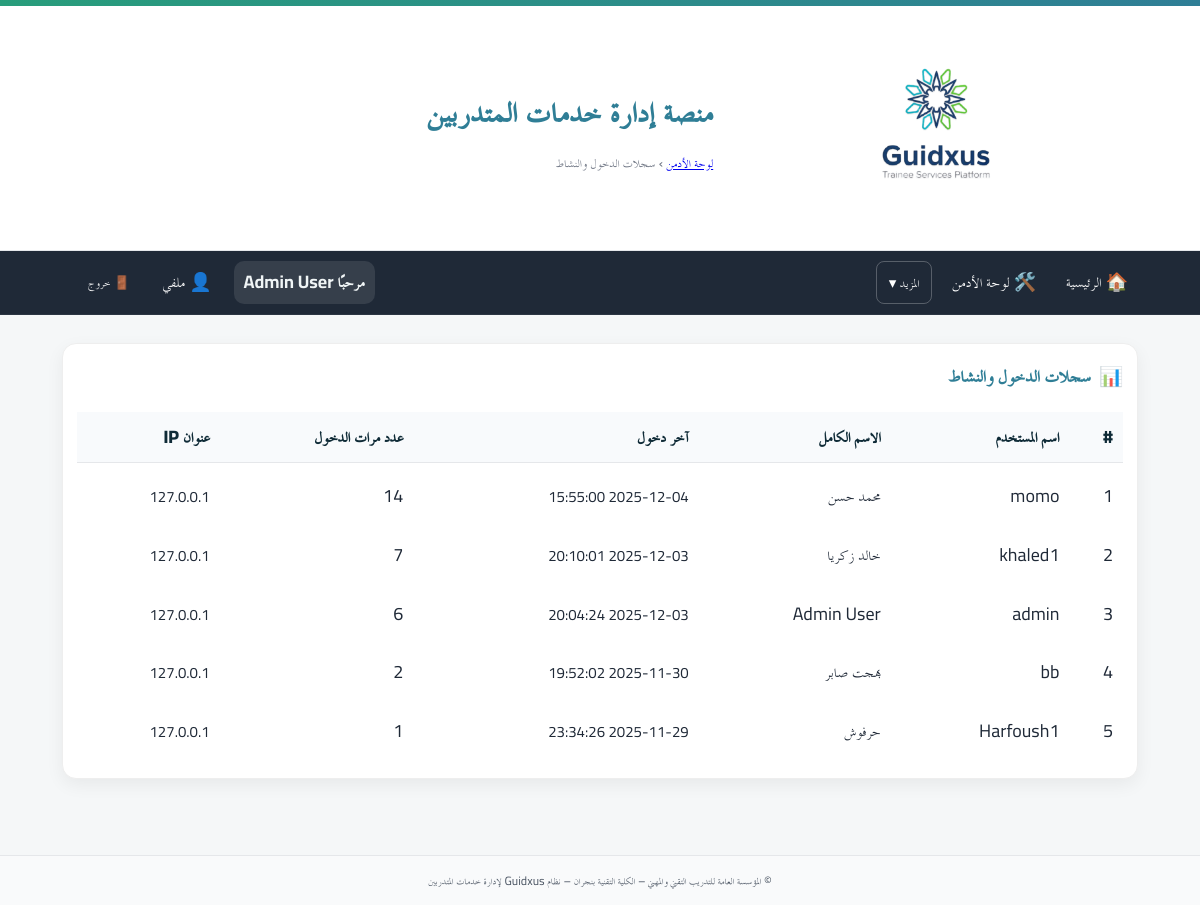
The page /admin/audit (signed in) on the database its author committed.
### app/models.py (models this page shows)
class User(Base):
    __tablename__ = "users"
    id = Column(Integer, primary_key=True, autoincrement=True)
    full_name = Column(String(255), nullable=False)
    username = Column(String(100), unique=True, nullable=False, index=True)
    password_hash = Column(String(255), nullable=False)
    is_admin = Column(Boolean, default=False, nullable=False)   # سوبر أدمن (صلاحيات كاملة)
    is_college_admin = Column(Boolean, default=False, nullable=False)  # أدمن كلية (صلاحيات في نطاق كلية واحدة)
    college_admin_college = Column(String(255), nullable=True)  # الكلية التي يديرها أدمن الكلية
    is_hod = Column(Boolean, default=False, nullable=False)      # رئيس قسم؟
    is_doc = Column(Boolean, default=False, nullable=False)      # 👈 طبيب الكلية (جديد)
    hod_college = Column(String(255), nullable=True)             # كلية رئيس القسم (إن وُجد)
    is_active = Column(Boolean, default=True, nullable=False)
    must_change_password = Column(Boolean, default=True, nullable=False)  # يجب تغيير كلمة المرور عند أول دخول
    created_at = Column(DateTime, server_default=func.now(), nullable=False)
    updated_at = Column(DateTime, onupdate=func.now())
    headed_departments = relationship(
        "Department",
        back_populates="head_user",
        foreign_keys="Department.head_user_id",
        lazy="selectin",
    )

class LoginLog(Base):
    __tablename__ = "login_logs"
    id = Column(Integer, primary_key=True, autoincrement=True)
    user_id = Column(Integer, ForeignKey("users.id", ondelete="CASCADE"), nullable=False)
    username = Column(String(100), nullable=False)
    login_at = Column(DateTime, server_default=func.now(), nullable=False)
    ip_address = Column(String(50), nullable=True)
    user = relationship("User", backref="login_logs")
    __table_args__ = (
        Index("idx_login_logs_user_id", "user_id"),
        Index("idx_login_logs_login_at", "login_at"),
    )

### app/routers/admin.py (the view)
@router.get("/audit", dependencies=[Depends(require_admin)])
def admin_audit(request: Request, db: Session = Depends(get_db)):
    from sqlalchemy import func, desc
    from datetime import datetime
    users = db.query(User).all()
    users_stats = []
    for user in users:
        last_login = db.query(LoginLog).filter(LoginLog.user_id == user.id).order_by(desc(LoginLog.login_at)).first()
        login_count = db.query(LoginLog).filter(LoginLog.user_id == user.id).count()
        users_stats.append({
            "id": user.id,
            "username": user.username,
            "full_name": user.full_name,
            "last_login": last_login.login_at if last_login else None,
            "last_ip": last_login.ip_address if last_login else None,
            "login_count": login_count,
        })
    users_stats.sort(key=lambda x: x["last_login"] or datetime.min, reverse=True)
    return templates.TemplateResponse(
        "admin/login_activity.html",
        {"request": request, "users_stats": users_stats}
    )

### app/templates/admin/login_activity.html
{% extends "base.html" %}
{% block breadcrumb %}
  <a href="/admin/">لوحة الأدمن</a> › <span>سجلات الدخول والنشاط</span>
{% endblock %}
{% block content %}
<section class="card card-prestige">
  <div class="card-head">
    <div class="card-icon">📊</div>
    <h3>سجلات الدخول والنشاط</h3>
  </div>
  <div class="table-wrap">
    <table class="tbl">
      <thead>
        <tr>
          <th>#</th>
          <th>اسم المستخدم</th>
          <th>الاسم الكامل</th>
          <th>آخر دخول</th>
          <th>عدد مرات الدخول</th>
          <th>عنوان IP</th>
        </tr>
      </thead>
      <tbody>
        {% if users_stats %}
          {% for stat in users_stats %}
          <tr>
            <td>{{ loop.index }}</td>
            <td>{{ stat.username }}</td>
            <td>{{ stat.full_name }}</td>
            <td>
              {% if stat.last_login %}
                <small>{{ stat.last_login.strftime('%Y-%m-%d %H:%M:%S') }}</small>
              {% else %}
                <span class="muted">لم يتم تسجيل دخول</span>
              {% endif %}
            </td>
            <td>{{ stat.login_count }}</td>
            <td>
              {% if stat.last_ip %}
                <small>{{ stat.last_ip }}</small>
              {% else %}
                <span class="muted">-</span>
              {% endif %}
            </td>
          </tr>
          {% endfor %}
        {% else %}
          <tr><td colspan="6" class="muted">لا يوجد بيانات.</td></tr>
        {% endif %}
      </tbody>
    </table>
  </div>
</section>
{% endblock %}

### app/templates/base.html (shortened to what this page needs)
<!doctype html>
<html lang="ar" dir="rtl">
<head>
  <link rel="stylesheet" href="/static/css/app.css">
  <link rel="stylesheet" href="/static/css/custom.css">
</head>
<body>
  <header class="site-header">
    <div class="topband"></div>
    <div class="container header-inner">
      {% if ui_logo_url %}
        <img src="{{ ui_logo_url }}" alt="{{ app_name or 'Logo' }}" class="logo">
      {% else %}
        <img src="/static/images/logo.jpg" alt="{{ app_name or 'Logo' }}" class="logo">
      {% endif %}
      <div class="titles">
        <h1 class="site-title">{{ app_name or "منصة إدارة خدمات المتدربين" }}</h1>
        <div class="breadcrumb">{% block breadcrumb %}{% endblock %}</div>
      </div>
    </div>
  </header>
  <nav class="main-nav">
    <div class="nav-inner">
      <a href="/">🏠 الرئيسية</a>
      {% set cu = request.session.get('user') %}
      {% set display_name = (cu.get('full_name') if cu and cu.get('full_name') else (cu.get('username') if cu and cu.get('username') else 'مستخدم')) %}
      {% if cu %}
        {% if cu.get('is_admin') %}
          <a href="/admin/">🛠️ لوحة الأدمن</a>
          <div class="nav-more">
            <button type="button">المزيد ▾</button>
          </div>
        {% endif %}
        <div class="navbar-right">
          <span class="greeting">مرحبًا {{ display_name }}</span>
          <a href="/profile/" class="btn-link" title="ملفي الشخصي">👤 ملفي</a>
          <form method="post" action="/auth/logout" style="margin:0;">
            <button class="btn-link btn-logout" title="تسجيل الخروج">🚪 خروج</button>
          </form>
        </div>
      {% else %}
        <div class="nav-spacer"></div>
        <a href="/auth/login">🔐 تسجيل الدخول</a>
      {% endif %}
    </div>
  </nav>
  <main class="container">
    {% block content %}{% endblock %}
  </main>
  <footer class="site-footer">
    <div class="container">
      <small>
        {{ ui_footer or "© المؤسسة العامة للتدريب التقني والمهني – الكلية التقنية بنجران – نظام Guidxus لإدارة خدمات المتدربين" }}
      </small>
    </div>
  </footer>
</body>
</html>

### app/static/css/app.css (style rules this page uses)
:root { --tvtc-green-1:#7EC6A4; --tvtc-green-2:#289D7B; --tvtc-blue-1:#6BB6C8; --tvtc-blue-2:#2F7E96; --tvtc-gray-1:#F5F7F8; --tvtc-gray-2:#E5E7EA; --tvtc-gray-3:#6B7280; --tvtc-black:#1F2937; --tvtc-ivory:#FAFAF7; }
* { box-sizing:border-box; font-family:"Cairo","TraditionalArabicCustom","MajallaCustom","Noto Kufi Arabic","Segoe UI",Arial,sans-serif; }
body { margin:0; background:linear-gradient(180deg,var(--tvtc-ivory),#fff 220px,var(--tvtc-gray-1) 221px); color:var(--tvtc-black); font-size:18px; line-height:1.7; }
.container { max-width:1100px; margin-inline:auto; padding:16px; }
.site-header { background:#fff; border-bottom:1px solid var(--tvtc-gray-2); }
.header-inner { display:flex; align-items:center; gap:16px; padding-block:12px; }
.logo { height:56px; width:auto; filter: drop-shadow(0 1px 0 rgba(0,0,0,.05)); }
.site-title { margin:0; color:var(--tvtc-blue-2); font-weight:700; letter-spacing:.3px; }
.breadcrumb { color:var(--tvtc-gray-3); font-size:.9rem; }
.topband { height:6px; background:linear-gradient(90deg,var(--tvtc-green-2),var(--tvtc-blue-2)); }
.site-footer { margin-top:40px; background:#fff; border-top:1px solid var(--tvtc-gray-2); padding:16px; color:var(--tvtc-gray-3); text-align:center; }
.card { background:#fff; border:1px solid var(--tvtc-gray-2); border-radius:12px; padding:16px; margin-block:12px; box-shadow:0 2px 6px rgba(0,0,0,.04); }
.card-prestige { border:1px solid rgba(31,41,55,.06); border-top:0; box-shadow:0 6px 18px rgba(0,0,0,.06); position:relative; overflow:hidden; }
.card-head { display:flex; align-items:center; gap:10px; margin-bottom:8px; }
.card-head h3 { margin:0; font-weight:800; color:var(--tvtc-blue-2); }
.card-icon { font-size:1.1rem; opacity:.9; }
.table-wrap { overflow:auto; }
table.tbl { width:100%; border-collapse:separate; border-spacing:0 8px; }
table.tbl thead th { background:#f8fafc; color:#0f2b37; padding:10px; font-weight:800; text-align:right; border-bottom:1px solid var(--tvtc-gray-2); }
table.tbl tbody tr { background:#fff; border:1px solid var(--tvtc-gray-2); }
table.tbl td { padding:10px; vertical-align:top; }
.main-nav { background: #1f2937; color: #fff; border-bottom: 1px solid rgba(255,255,255,.06); }
.main-nav .nav-inner { display: flex; gap: 10px; align-items: center; padding: 10px 12px; max-width: 1100px; margin: 0 auto; }
.main-nav a { color:#fff; text-decoration:none; padding:6px 10px; border-radius:8px; }
.main-nav form { margin-inline-start: auto; }
.btn-link { background: transparent; color: #fff; border: 0; cursor: pointer; padding: 6px 10px; border-radius: 8px; }

### app/static/css/custom.css (style rules this page uses)
.nav-inner a { display: inline-flex; align-items: center; gap: 6px; color: #fff; text-decoration: none; padding: 6px 10px; border-radius: 8px; }
.nav-inner .btn-link { display: inline-flex; align-items: center; gap: 6px; background: transparent; color: #fff; border: 0; cursor: pointer; padding: 6px 10px; border-radius: 8px; }
.navbar-right { display: flex; align-items: center; gap: 12px; }
.greeting { font-weight: 700; color: #f0f5f6; background: rgba(255, 255, 255, 0.10); padding: 6px 10px; border-radius: 10px; }
.btn-logout { margin-left: 40px; }
.btn-logout { margin-left: 16px; }
.nav-more { position: relative; }
.nav-more > button { background: transparent; border: 1px solid rgba(255, 255, 255, 0.25); color: #fff; padding: 6px 12px; border-radius: 8px; cursor: pointer; font-size: 0.95rem; display: inline-flex; align-items: center; gap: 6px; }
.card { background: #fff; border: 1px solid #eee; border-radius: 14px; padding: 14px; margin-bottom: 12px; }
.card-head { display: flex; align-items: center; gap: 8px; margin-bottom: 10px; }
.card-icon { font-size: 1.2rem; }
.site-footer { background: #f9fafb; padding: 12px 0; text-align: center; font-size: .9rem; color: #4b5563; }

### rows shown on the page
User: full_name "Admin User", username "admin", full_name "Admin User"
User: username "momo", full_name "محمد حسن"
LoginLog: last_login "2025-12-04 15:55:00", last_ip "127.0.0.1"
User: username "khaled1", full_name "خالد زكريا"
LoginLog: last_login "2025-12-03 20:10:01", last_ip "127.0.0.1"
LoginLog: last_login "2025-12-03 20:04:24", last_ip "127.0.0.1"
User: username "bb", full_name "بهجت صابر"
LoginLog: last_login "2025-11-30 19:52:02", last_ip "127.0.0.1"
User: username "Harfoush1", full_name "حرفوش"
LoginLog: last_login "2025-11-29 23:34:26", last_ip "127.0.0.1"

### other values the page prints
{{ app_name or "منصة إدارة خدمات المتدربين" }} "منصة إدارة خدمات المتدربين"
{{ stat.login_count }} "14" "7" "6" "2" "1"
